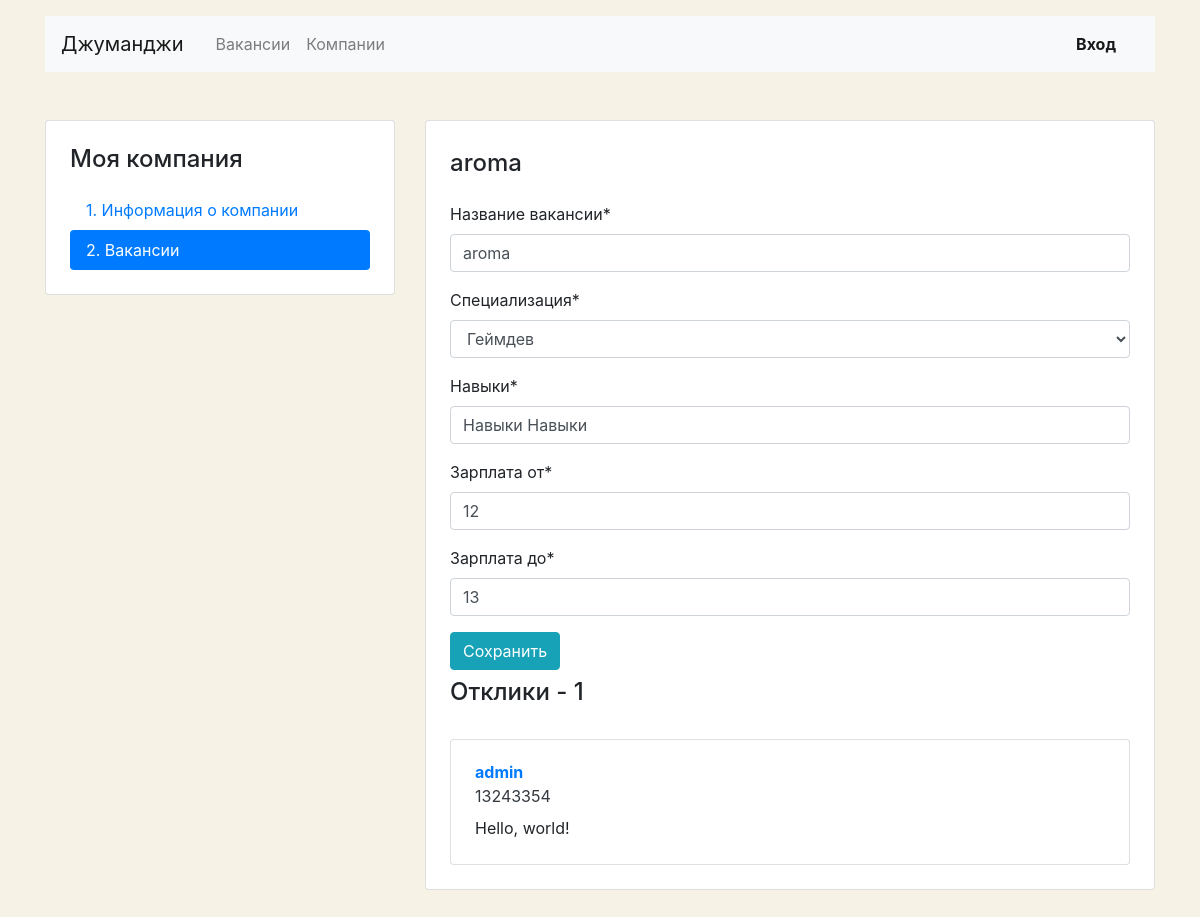
Before: /mycompany/vacancies/12/ with the older database file.
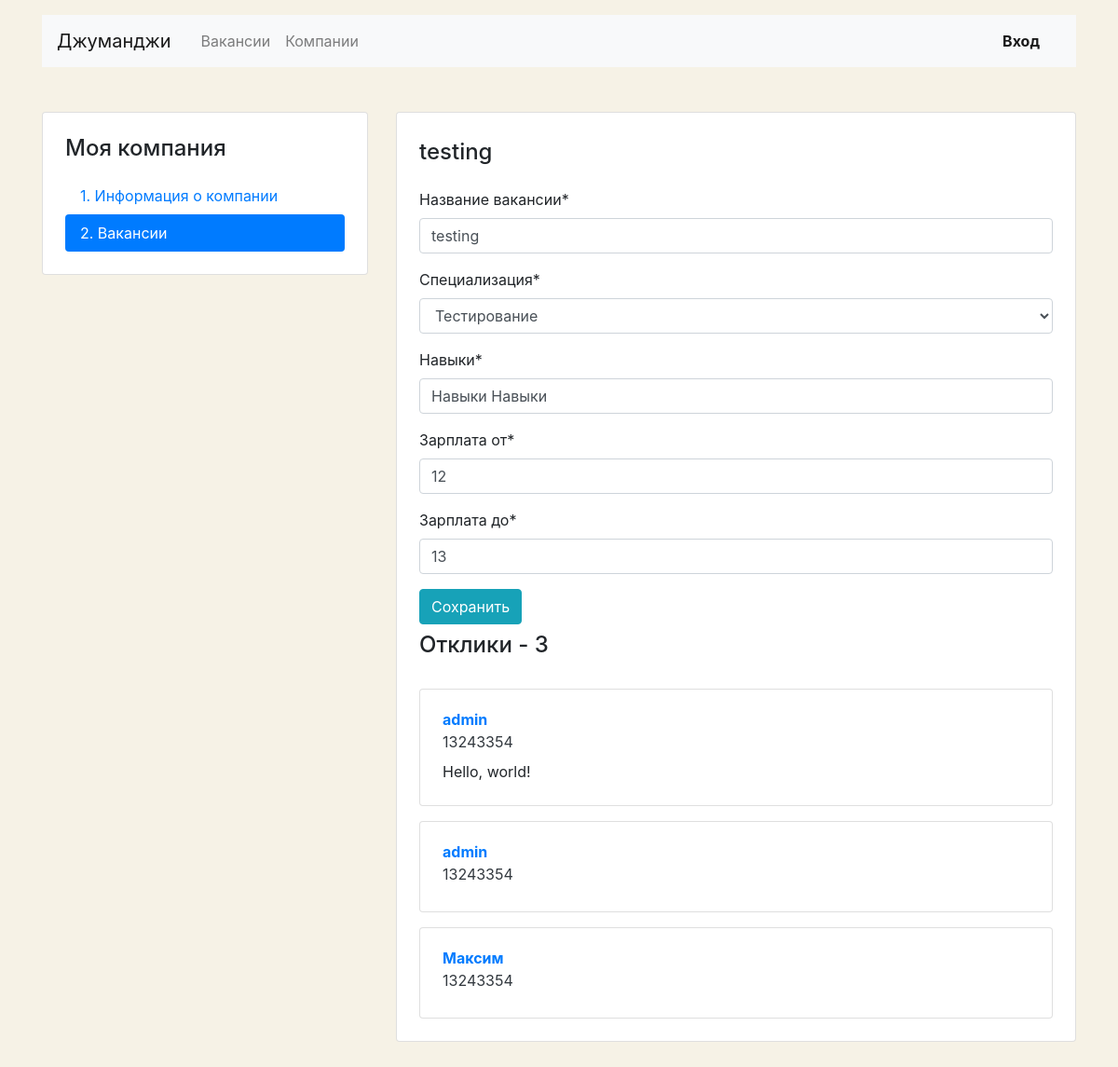
After: the same page with the newer database file.
### company/models.py (models this page shows, shortened)
class Vacancy(models.Model):
    title = models.CharField(max_length=30, verbose_name='Название')
    speciality = models.ForeignKey('Speciality', related_name='vacancies', on_delete=models.CASCADE)
    company = models.ForeignKey('Company', related_name='vacancies', on_delete=models.CASCADE)
    skills = models.CharField(max_length=150, verbose_name='Навыки')
    salary_min = models.PositiveSmallIntegerField(verbose_name='Мин зарплата')
    salary_max = models.PositiveSmallIntegerField(verbose_name='Макс зарплата')
    published = models.DateTimeField(default=datetime.now(), verbose_name='Опубликовано')
    class Meta:
        verbose_name = 'Вакансия'
        verbose_name_plural = 'Вакансии'

class Speciality(models.Model):
    code = models.CharField(max_length=30, verbose_name='Код')
    title = models.CharField(max_length=30, verbose_name='Название')
    image = models.ImageField(upload_to=MEDIA_SPECIALITY_IMAGE_DIR, verbose_name='зображение')
    class Meta:
        verbose_name = 'Специализация'
        verbose_name_plural = 'Специализации'
    def __str__(self):
        return self.title

class Application(models.Model):
    username = models.CharField(max_length=40, verbose_name='Имя')
    phone = models.CharField(max_length=20, verbose_name='Телефон')
    letter = models.TextField(max_length=1000, verbose_name='Письмо', default='', blank=True)
    vacancy = models.ForeignKey(Vacancy, on_delete=models.CASCADE, verbose_name='Вакансия')
    user = models.ForeignKey(User, on_delete=models.CASCADE, verbose_name='Пользователь')
    class Meta:
        verbose_name = 'Отклик'
        verbose_name_plural = 'Отклики'

### users/views.py (the view, shortened to what this page needs)
# urls.py: path('mycompany/vacancies/<int:pk>/', ProfileVacanciesEdit.as_view(), name='edit_vacancy'),
class ProfileVacanciesEdit(View):
    def get(self, request, pk):
        vacancy = Vacancy.objects.get(pk=pk)
        applications = Application.objects.filter(vacancy=vacancy)
        context = {
            'title': vacancy.title,
            'form': VacancyForm(instance=vacancy),
            'applications': applications,
        }
        return render(request, 'vacancy/vacancy_edit.html', context=context)

### company/forms.py
class VacancyForm(ModelForm):
    class Meta:
        model = Vacancy
        fields = ['title', 'speciality', 'skills', 'salary_min', 'salary_max']
        labels = {
            'title': 'Название вакансии',
            'speciality': 'Специализация',
            'skills': 'Навыки',
            'salary_min': 'Зарплата от',
            'salary_max': 'Зарплата до',
        }

### templates/vacancy/vacancy_edit.html (shortened to what this page needs)
{% extends 'base/base.html' %}
{% load crispy_forms_filters %}
{% block content %}
    <main class="container mt-3 pb-5">
        <div class="row mt-5">
            <div class="col-12 col-lg-4">
                <aside class="pt-3 pb-4 px-4 mb-5 card">
                    <h1 class="h4 pt-2 pb-2">Моя компания</h1>
                    <div class="nav flex-column nav-pills">
                        <a class="nav-link" href="{% url 'profile_company' %}">1. Информация о&nbsp;компании</a>
                        <a class="nav-link active" href="{% url 'profile_vacancies' %}">2. Вакансии</a>
                    </div>
                </aside>
            </div>
            <div class="col-12 col-lg-8">
                <div class="card">
                    <div class="card-body px-4 pb-4 tab-content">
                        <section>
                            <h2 class="h4 pt-2 pb-3">{{ title }}</h2>
                            <form method="POST" enctype="multipart/form-data" style="border: none;">
                                {{ form|crispy }}
                                <button class="btn btn-info" type="submit">Сохранить</button>
                            </form>
                            <h2 class="h4 pt-2 pb-3">Отклики - {{ applications.count }}</h2>
                            {% for item in applications %}
                                <div class="card mt-3">
                                    <div class="card-body px-4">
                                        <a class="mb-1 font-weight-bold"
                                           href="{% url 'user_resume' pk=item.pk %}">{{ item.username }}</a>
                                        <p class="mb-2"><a href="tel:+79002842324"
                                                           class="text-dark">{{ item.phone }}</a>
                                        </p>
                                        <p class="mb-1">{{ item.letter }}</p>
                                    </div>
                                </div>
                            {% endfor %}
                        </section>
                    </div>
                </div>
            </div>
        </div>
    </main>
{% endblock %}

### templates/base/base.html (shortened to what this page needs)
<!DOCTYPE html>
<html lang="ru">
<head>
    <link rel="stylesheet" href="https://stackpath.bootstrapcdn.com/bootstrap/4.3.1/css/bootstrap.min.css"
>
</head>
<body>
<header class="container mt-3">
    <nav class="navbar navbar-expand-lg navbar-light bg-light">
        <a class="navbar-brand mr-4" href="{% url 'home' %}">Джуманджи</a>
        <div class="collapse navbar-collapse justify-content-between" id="navbarNav">
            <ul class="navbar-nav col-10">
                <li class="nav-item">
                    <a class="nav-link" href="{% url 'vacancies' %}">Вакансии</a>
                </li>
                <li class="nav-item">
                    <a class="nav-link" href="{% url 'companies' %}">Компании</a>
                </li>
            </ul>
            <ul class="navbar-nav col-2 justify-content-end">
                {% if user.is_authenticated %}
                    <div class="collapse navbar-collapse justify-content-end" id="navbarNavDarkDropdown">
                        <ul class="navbar-nav">
                            <li class="nav-item dropdown">
                                <a class="nav-link dropdown-toggle" href="#" id="navbarDarkDropdownMenuLink"
                                   role="button"
                                   data-bs-toggle="dropdown" aria-expanded="false">
                                    {{ user.username }}
                                </a>
                                <ul class="dropdown-menu dropdown-menu-dark"
                                    aria-labelledby="navbarDarkDropdownMenuLink">
                                    <li><a class="dropdown-item" href="{% url 'profile' %}">Профлиь</a></li>
                                    <li><a class="dropdown-item" href="{% url 'resume_check' %}">Резюме</a></li>
                                    <li><a class="dropdown-item" href="{% url 'profile_check' %}">Компания</a></li>
                                    <li><a class="dropdown-item" href="{% url 'logout' %}">Выйти</a></li>
                                </ul>
                            </li>
                        </ul>
                    </div>
                {% else %}
                    <li class="nav-item active">
                        <a href="{% url 'login' %}" class="nav-link font-weight-bold">Вход</a>
                    </li>
                {% endif %}
            </ul>
        </div>
    </nav>
</header>
{% block content %}
{% endblock %}
</body>
</html>

### templates/base/base.html (style rules this page uses)
body { background-color: #F6F2E6; }

Changed rows visible on the page:
changed Vacancy "Навыки Навыки": title "aroma" → "testing"; speciality "Геймдев" → "Тестирование"
added Application: username "admin", phone "13243354"
added Application: username "Максим", phone "13243354"
Other visible differences:
{{ applications.count }}: "1" → "3"
